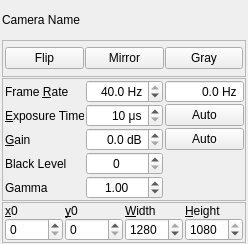
<?xml version="1.0" encoding="UTF-8"?>
<ui version="4.0">
 <class>QSpinnakerWidget</class>
 <widget class="QFrame" name="QSpinnakerWidget">
  <property name="geometry">
   <rect>
    <x>0</x>
    <y>0</y>
    <width>248</width>
    <height>244</height>
   </rect>
  </property>
  <property name="minimumSize">
   <size>
    <width>248</width>
    <height>244</height>
   </size>
  </property>
  <property name="windowTitle">
   <string>QSpinnakerWidget</string>
  </property>
  <property name="statusTip">
   <string>Control Spinnaker camera</string>
  </property>
  <layout class="QVBoxLayout" name="verticalLayout">
   <property name="spacing">
    <number>1</number>
   </property>
   <property name="leftMargin">
    <number>2</number>
   </property>
   <property name="topMargin">
    <number>1</number>
   </property>
   <property name="rightMargin">
    <number>2</number>
   </property>
   <property name="bottomMargin">
    <number>1</number>
   </property>
   <item>
    <widget class="QLabel" name="cameraname">
     <property name="text">
      <string>Camera Name</string>
     </property>
    </widget>
   </item>
   <item>
    <widget class="QFrame" name="frameCheckBoxes">
     <property name="frameShape">
      <enum>QFrame::StyledPanel</enum>
     </property>
     <property name="frameShadow">
      <enum>QFrame::Raised</enum>
     </property>
     <layout class="QHBoxLayout" name="horizontalLayout">
      <property name="spacing">
       <number>1</number>
      </property>
      <property name="leftMargin">
       <number>2</number>
      </property>
      <property name="topMargin">
       <number>0</number>
      </property>
      <property name="rightMargin">
       <number>2</number>
      </property>
      <property name="bottomMargin">
       <number>1</number>
      </property>
      <item>
       <widget class="QPushButton" name="flipped">
        <property name="statusTip">
         <string>Camera: Flip image about horizontal axis</string>
        </property>
        <property name="text">
         <string>Flip</string>
        </property>
        <property name="checkable">
         <bool>true</bool>
        </property>
       </widget>
      </item>
      <item>
       <widget class="QPushButton" name="mirrored">
        <property name="statusTip">
         <string>Camera: Flip image around vertical axis</string>
        </property>
        <property name="text">
         <string>Mirror</string>
        </property>
        <property name="checkable">
         <bool>true</bool>
        </property>
       </widget>
      </item>
      <item>
       <widget class="QPushButton" name="gray">
        <property name="text">
         <string>Gray</string>
        </property>
        <property name="checkable">
         <bool>true</bool>
        </property>
       </widget>
      </item>
     </layout>
    </widget>
   </item>
   <item>
    <widget class="QFrame" name="frameExposure">
     <property name="frameShape">
      <enum>QFrame::StyledPanel</enum>
     </property>
     <property name="frameShadow">
      <enum>QFrame::Raised</enum>
     </property>
     <layout class="QGridLayout" name="gridLayout_2">
      <property name="leftMargin">
       <number>2</number>
      </property>
      <property name="topMargin">
       <number>1</number>
      </property>
      <property name="rightMargin">
       <number>2</number>
      </property>
      <property name="bottomMargin">
       <number>1</number>
      </property>
      <property name="horizontalSpacing">
       <number>2</number>
      </property>
      <property name="verticalSpacing">
       <number>1</number>
      </property>
      <item row="5" column="0">
       <widget class="QLabel" name="labelgamma">
        <property name="text">
         <string>Gamma</string>
        </property>
        <property name="buddy">
         <cstring>gamma</cstring>
        </property>
       </widget>
      </item>
      <item row="1" column="0">
       <widget class="QLabel" name="exposureLabel">
        <property name="text">
         <string>&amp;Exposure Time</string>
        </property>
        <property name="buddy">
         <cstring>exposuretime</cstring>
        </property>
       </widget>
      </item>
      <item row="1" column="2">
       <widget class="QPushButton" name="autoexposure">
        <property name="statusTip">
         <string>Camera: Optimize exposure time</string>
        </property>
        <property name="text">
         <string>Auto</string>
        </property>
       </widget>
      </item>
      <item row="4" column="0">
       <widget class="QLabel" name="labelblacklevel">
        <property name="text">
         <string>Black Level</string>
        </property>
        <property name="buddy">
         <cstring>blacklevel</cstring>
        </property>
       </widget>
      </item>
      <item row="0" column="1">
       <widget class="QDoubleSpinBox" name="framerate">
        <property name="statusTip">
         <string>Camera frame rate</string>
        </property>
        <property name="alignment">
         <set>Qt::AlignRight|Qt::AlignTrailing|Qt::AlignVCenter</set>
        </property>
        <property name="suffix">
         <string> Hz</string>
        </property>
        <property name="decimals">
         <number>1</number>
        </property>
        <property name="minimum">
         <double>1.000000000000000</double>
        </property>
        <property name="maximum">
         <double>40.000000000000000</double>
        </property>
        <property name="value">
         <double>40.000000000000000</double>
        </property>
       </widget>
      </item>
      <item row="5" column="1">
       <widget class="QDoubleSpinBox" name="gamma">
        <property name="statusTip">
         <string>Camera gamma</string>
        </property>
        <property name="alignment">
         <set>Qt::AlignCenter</set>
        </property>
        <property name="minimum">
         <double>0.500000000000000</double>
        </property>
        <property name="maximum">
         <double>4.000000000000000</double>
        </property>
        <property name="singleStep">
         <double>0.100000000000000</double>
        </property>
        <property name="value">
         <double>1.000000000000000</double>
        </property>
       </widget>
      </item>
      <item row="0" column="0">
       <widget class="QLabel" name="labelFrameRate">
        <property name="text">
         <string>Frame &amp;Rate</string>
        </property>
        <property name="buddy">
         <cstring>framerate</cstring>
        </property>
       </widget>
      </item>
      <item row="1" column="1">
       <widget class="QDoubleSpinBox" name="exposuretime">
        <property name="statusTip">
         <string>Camera exposure time </string>
        </property>
        <property name="alignment">
         <set>Qt::AlignRight|Qt::AlignTrailing|Qt::AlignVCenter</set>
        </property>
        <property name="suffix">
         <string> μs</string>
        </property>
        <property name="decimals">
         <number>0</number>
        </property>
        <property name="minimum">
         <double>10.000000000000000</double>
        </property>
        <property name="maximum">
         <double>50000.000000000000000</double>
        </property>
        <property name="singleStep">
         <double>10.000000000000000</double>
        </property>
       </widget>
      </item>
      <item row="2" column="2">
       <widget class="QPushButton" name="autogain">
        <property name="statusTip">
         <string>Camera: Optimize gain</string>
        </property>
        <property name="text">
         <string>Auto</string>
        </property>
       </widget>
      </item>
      <item row="2" column="1">
       <widget class="QDoubleSpinBox" name="gain">
        <property name="statusTip">
         <string>Camera gain</string>
        </property>
        <property name="alignment">
         <set>Qt::AlignRight|Qt::AlignTrailing|Qt::AlignVCenter</set>
        </property>
        <property name="suffix">
         <string> dB</string>
        </property>
        <property name="decimals">
         <number>1</number>
        </property>
        <property name="maximum">
         <double>24.000000000000000</double>
        </property>
        <property name="singleStep">
         <double>0.100000000000000</double>
        </property>
       </widget>
      </item>
      <item row="2" column="0">
       <widget class="QLabel" name="gainLabel">
        <property name="text">
         <string>&amp;Gain</string>
        </property>
        <property name="buddy">
         <cstring>gain</cstring>
        </property>
       </widget>
      </item>
      <item row="4" column="1">
       <widget class="QSpinBox" name="blacklevel">
        <property name="statusTip">
         <string>Camera black level</string>
        </property>
        <property name="alignment">
         <set>Qt::AlignCenter</set>
        </property>
       </widget>
      </item>
      <item row="0" column="2">
       <widget class="QDoubleSpinBox" name="actualrate">
        <property name="focusPolicy">
         <enum>Qt::NoFocus</enum>
        </property>
        <property name="alignment">
         <set>Qt::AlignRight|Qt::AlignTrailing|Qt::AlignVCenter</set>
        </property>
        <property name="buttonSymbols">
         <enum>QAbstractSpinBox::NoButtons</enum>
        </property>
        <property name="suffix">
         <string> Hz</string>
        </property>
        <property name="decimals">
         <number>1</number>
        </property>
        <property name="maximum">
         <double>1000.000000000000000</double>
        </property>
       </widget>
      </item>
     </layout>
    </widget>
   </item>
   <item>
    <widget class="QFrame" name="frameGeometry">
     <property name="frameShape">
      <enum>QFrame::StyledPanel</enum>
     </property>
     <property name="frameShadow">
      <enum>QFrame::Raised</enum>
     </property>
     <layout class="QGridLayout" name="gridLayout">
      <property name="leftMargin">
       <number>2</number>
      </property>
      <property name="topMargin">
       <number>1</number>
      </property>
      <property name="rightMargin">
       <number>2</number>
      </property>
      <property name="bottomMargin">
       <number>1</number>
      </property>
      <property name="horizontalSpacing">
       <number>2</number>
      </property>
      <property name="verticalSpacing">
       <number>0</number>
      </property>
      <item row="1" column="1">
       <widget class="QLabel" name="labely0">
        <property name="text">
         <string>&amp;y0</string>
        </property>
        <property name="buddy">
         <cstring>y0</cstring>
        </property>
       </widget>
      </item>
      <item row="3" column="0">
       <widget class="QSpinBox" name="x0">
        <property name="statusTip">
         <string>Camera ROI: bottom left corner</string>
        </property>
       </widget>
      </item>
      <item row="3" column="4">
       <widget class="QSpinBox" name="height">
        <property name="statusTip">
         <string>Camera ROI: height</string>
        </property>
        <property name="minimum">
         <number>16</number>
        </property>
        <property name="maximum">
         <number>1080</number>
        </property>
        <property name="singleStep">
         <number>16</number>
        </property>
        <property name="value">
         <number>1080</number>
        </property>
       </widget>
      </item>
      <item row="1" column="4">
       <widget class="QLabel" name="labelheight">
        <property name="text">
         <string>&amp;Height</string>
        </property>
        <property name="buddy">
         <cstring>height</cstring>
        </property>
       </widget>
      </item>
      <item row="3" column="1">
       <widget class="QSpinBox" name="y0">
        <property name="statusTip">
         <string>Camera ROI: bottom left corner</string>
        </property>
       </widget>
      </item>
      <item row="3" column="3">
       <widget class="QSpinBox" name="width">
        <property name="statusTip">
         <string>Camera ROI: width</string>
        </property>
        <property name="minimum">
         <number>16</number>
        </property>
        <property name="maximum">
         <number>1280</number>
        </property>
        <property name="singleStep">
         <number>16</number>
        </property>
        <property name="value">
         <number>1280</number>
        </property>
       </widget>
      </item>
      <item row="1" column="0">
       <widget class="QLabel" name="labelx0">
        <property name="text">
         <string>&amp;x0</string>
        </property>
        <property name="buddy">
         <cstring>x0</cstring>
        </property>
       </widget>
      </item>
      <item row="1" column="3">
       <widget class="QLabel" name="labelwidth">
        <property name="text">
         <string>&amp;Width</string>
        </property>
        <property name="buddy">
         <cstring>width</cstring>
        </property>
       </widget>
      </item>
     </layout>
    </widget>
   </item>
  </layout>
 </widget>
 <tabstops>
  <tabstop>mirrored</tabstop>
  <tabstop>framerate</tabstop>
  <tabstop>exposuretime</tabstop>
  <tabstop>autoexposure</tabstop>
  <tabstop>gain</tabstop>
  <tabstop>autogain</tabstop>
  <tabstop>blacklevel</tabstop>
  <tabstop>gamma</tabstop>
  <tabstop>x0</tabstop>
  <tabstop>y0</tabstop>
  <tabstop>width</tabstop>
  <tabstop>height</tabstop>
 </tabstops>
 <resources/>
 <connections/>
</ui>
